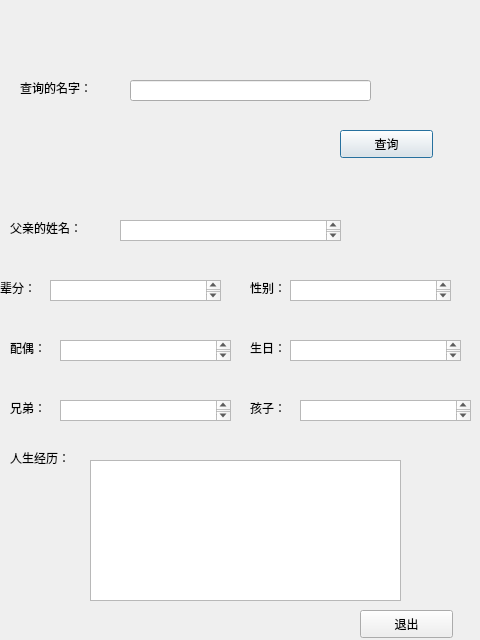
<?xml version="1.0" encoding="UTF-8"?>
<ui version="4.0">
 <class>inquire</class>
 <widget class="QDialog" name="inquire">
  <property name="geometry">
   <rect>
    <x>0</x>
    <y>0</y>
    <width>480</width>
    <height>640</height>
   </rect>
  </property>
  <property name="windowTitle">
   <string>Dialog</string>
  </property>
  <widget class="QLabel" name="label">
   <property name="geometry">
    <rect>
     <x>20</x>
     <y>80</y>
     <width>101</width>
     <height>16</height>
    </rect>
   </property>
   <property name="text">
    <string>查询的名字：</string>
   </property>
  </widget>
  <widget class="QLineEdit" name="lineEdit">
   <property name="geometry">
    <rect>
     <x>130</x>
     <y>80</y>
     <width>241</width>
     <height>21</height>
    </rect>
   </property>
  </widget>
  <widget class="QPushButton" name="pushButton">
   <property name="geometry">
    <rect>
     <x>340</x>
     <y>130</y>
     <width>93</width>
     <height>28</height>
    </rect>
   </property>
   <property name="text">
    <string>查询</string>
   </property>
  </widget>
  <widget class="QLabel" name="label_2">
   <property name="geometry">
    <rect>
     <x>10</x>
     <y>220</y>
     <width>81</width>
     <height>16</height>
    </rect>
   </property>
   <property name="text">
    <string>父亲的姓名：</string>
   </property>
  </widget>
  <widget class="QLabel" name="label_3">
   <property name="geometry">
    <rect>
     <x>0</x>
     <y>280</y>
     <width>72</width>
     <height>15</height>
    </rect>
   </property>
   <property name="text">
    <string>辈分：</string>
   </property>
  </widget>
  <widget class="QLabel" name="label_4">
   <property name="geometry">
    <rect>
     <x>250</x>
     <y>280</y>
     <width>72</width>
     <height>15</height>
    </rect>
   </property>
   <property name="text">
    <string>性别：</string>
   </property>
  </widget>
  <widget class="QLabel" name="label_5">
   <property name="geometry">
    <rect>
     <x>10</x>
     <y>340</y>
     <width>72</width>
     <height>15</height>
    </rect>
   </property>
   <property name="text">
    <string>配偶：</string>
   </property>
  </widget>
  <widget class="QLabel" name="label_6">
   <property name="geometry">
    <rect>
     <x>250</x>
     <y>340</y>
     <width>72</width>
     <height>15</height>
    </rect>
   </property>
   <property name="text">
    <string>生日：</string>
   </property>
  </widget>
  <widget class="QLabel" name="label_7">
   <property name="geometry">
    <rect>
     <x>10</x>
     <y>400</y>
     <width>72</width>
     <height>15</height>
    </rect>
   </property>
   <property name="text">
    <string>兄弟：</string>
   </property>
  </widget>
  <widget class="QLabel" name="label_8">
   <property name="geometry">
    <rect>
     <x>250</x>
     <y>400</y>
     <width>72</width>
     <height>15</height>
    </rect>
   </property>
   <property name="text">
    <string>孩子：</string>
   </property>
  </widget>
  <widget class="QLabel" name="label_9">
   <property name="geometry">
    <rect>
     <x>10</x>
     <y>450</y>
     <width>72</width>
     <height>15</height>
    </rect>
   </property>
   <property name="text">
    <string>人生经历：</string>
   </property>
  </widget>
  <widget class="QTextBrowser" name="textBrowser">
   <property name="geometry">
    <rect>
     <x>120</x>
     <y>220</y>
     <width>221</width>
     <height>21</height>
    </rect>
   </property>
  </widget>
  <widget class="QTextBrowser" name="textBrowser_2">
   <property name="geometry">
    <rect>
     <x>50</x>
     <y>280</y>
     <width>171</width>
     <height>21</height>
    </rect>
   </property>
  </widget>
  <widget class="QTextBrowser" name="textBrowser_3">
   <property name="geometry">
    <rect>
     <x>290</x>
     <y>280</y>
     <width>161</width>
     <height>21</height>
    </rect>
   </property>
  </widget>
  <widget class="QTextBrowser" name="textBrowser_4">
   <property name="geometry">
    <rect>
     <x>60</x>
     <y>340</y>
     <width>171</width>
     <height>21</height>
    </rect>
   </property>
  </widget>
  <widget class="QTextBrowser" name="textBrowser_5">
   <property name="geometry">
    <rect>
     <x>290</x>
     <y>340</y>
     <width>171</width>
     <height>21</height>
    </rect>
   </property>
  </widget>
  <widget class="QTextBrowser" name="textBrowser_6">
   <property name="geometry">
    <rect>
     <x>60</x>
     <y>400</y>
     <width>171</width>
     <height>21</height>
    </rect>
   </property>
  </widget>
  <widget class="QTextBrowser" name="textBrowser_7">
   <property name="geometry">
    <rect>
     <x>300</x>
     <y>400</y>
     <width>171</width>
     <height>21</height>
    </rect>
   </property>
  </widget>
  <widget class="QTextBrowser" name="textBrowser_8">
   <property name="geometry">
    <rect>
     <x>90</x>
     <y>460</y>
     <width>311</width>
     <height>141</height>
    </rect>
   </property>
  </widget>
  <widget class="QPushButton" name="pushButton_2">
   <property name="geometry">
    <rect>
     <x>360</x>
     <y>610</y>
     <width>93</width>
     <height>28</height>
    </rect>
   </property>
   <property name="text">
    <string>退出</string>
   </property>
  </widget>
 </widget>
 <resources/>
 <connections/>
</ui>
